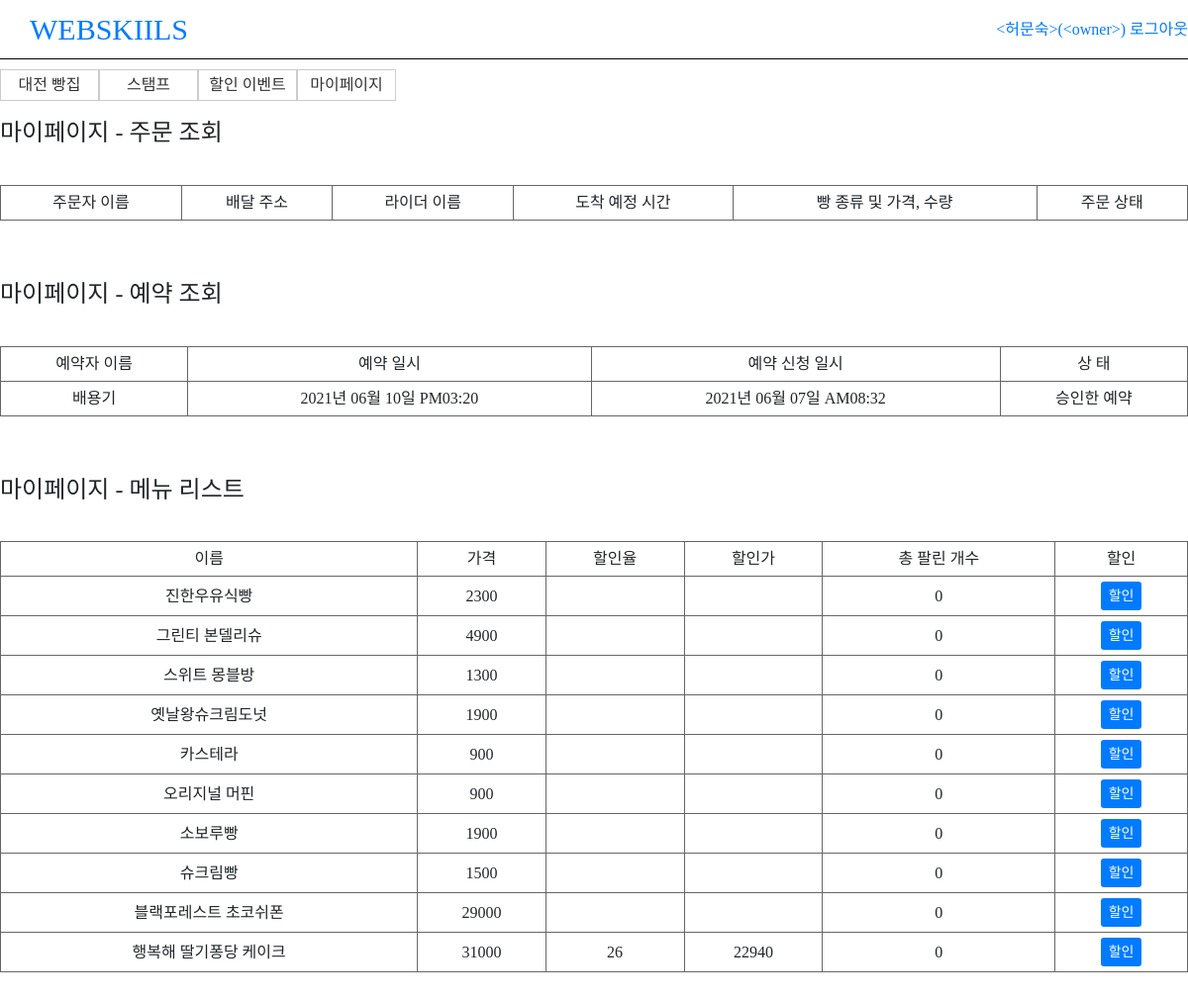
The app's page /my (signed in) with its own data.
### tables this page shows
CREATE TABLE `reservations` (
  `id` bigint(20) NOT NULL COMMENT '방문 예약',
  `store_id` bigint(20) NOT NULL COMMENT '예약한 빵집/stores table 외래키',
  `user_id` varchar(255) NOT NULL COMMENT '예약한 유저/users table 외래키',
  `request_at` datetime NOT NULL DEFAULT current_timestamp() COMMENT '방문 예약 신청 일시',
  `reservation_at` datetime NOT NULL COMMENT '방문 일시',
  `state` enum('order','accept','reject') NOT NULL DEFAULT 'order' COMMENT '상태 - order : 사용자가 예약 신청한 상태, accept : 사장님이 수락한 상태, reject : 사장님이 거절한 상태'
);

CREATE TABLE `users` (
  `id` varchar(20) NOT NULL COMMENT '사용자 아이디',
  `name` varchar(255) NOT NULL COMMENT '사용자 이름',
  `pw` varchar(255) NOT NULL COMMENT '사용자 비밀번호',
  `type` enum('normal','rider','owner') NOT NULL COMMENT '사용자 타입\r\n- normal : 사용자,\r\nrider : 라이더\r\nowner : 사장님',
  `location_id` bigint(20) NOT NULL COMMENT '유저 위치/locations table 외래키\r\n- 사용자 : 배달주소, 라이더 : 현재 위치, 사장님 : 빵집 주소',
  `transportation` enum('bike','motorcycle') DEFAULT NULL COMMENT '라이더 교통수단 - bike : 자전거, motorcycle : 오토바이'
);

CREATE TABLE `breads` (
  `id` bigint(20) NOT NULL COMMENT '빵',
  `store_id` bigint(20) NOT NULL COMMENT '등록한 빵집/stores table 외래키',
  `name` varchar(255) NOT NULL COMMENT '빵 이름',
  `price` int(11) NOT NULL COMMENT '빵 가격',
  `sale` int(11) NOT NULL COMMENT '할인율(단위 : %)',
  `image` varchar(255) NOT NULL COMMENT '빵 사진 경로'
);

### index.php (called while the page is built)
<?php include("include/lib.php");?>
<?php include("include/header.php"); ?>
<?php include("page/{$page_mode}.php"); ?>
<?php include("include/footer.php"); ?>

### page/my.php (the view, shortened to what this page needs)
<div id="cont">
<?php if($stype == "owner"){  ?>
	<div class="wrap">
		<div class="title_area">
			<h4>마이페이지 - 주문 조회</h4>
		</div>
		<table>
			<thead>
				<tr>
					<td>주문자 이름</td>
					<td>배달 주소</td>
					<td>라이더 이름</td>
					<td>도착 예정 시간</td>
					<td>빵 종류 및 가격, 수량</td>
					<td>주문 상태</td>
				</tr>
			</thead>
			<?php
				$stores = get_fe("stores","user_id",$sid);
			?>
		</table>
		<div class="title_area mat60">
			<h4>마이페이지 - 예약 조회</h4>
		</div>
		<table>
			<thead>
				<tr>
					<td>예약자 이름</td>
					<td>예약 일시</td>
					<td>예약 신청 일시</td>
					<td>상 태</td>
				</tr>
			</thead>
			<tbody>
		<?php
			$re = sql("select * from reservations where store_id = '{$stores['id']}'");
			while($da = fe($re)){
		?>
				<tr>
					<td>
						<?php
							$order = get_fe("users","id",$da['user_id']);
						?>
					</td>
					<td><?php echoo(get_date($da['reservation_at'])); ?></td>
					<td><?php echoo(get_date($da['request_at'])); ?></td>
					<td>
						<?php
							if($da['state'] == "accept"){echo "승인한 예약";}
						?>
					</td>
				</tr>
		<?php } ?>
			</tbody>
		</table>
		<div class="title_area mat60">
			<h4>마이페이지 - 메뉴 리스트</h4>
		</div>
		<table>
			<thead>
				<tr>
					<td>이름</td>
					<td>가격</td>
					<td>할인율</td>
					<td>할인가</td>
					<td>총 팔린 개수</td>
					<td>할인</td>
				</tr>
			</thead>
			<tbody>
				<?php
					$re = sql("select * from breads where store_id = '{$stores['id']}'");
					while($da=fe($re)){
				?>
				<tr>
					<td><?php echo $da['name'];?></td>
					<td><?php echo $da['price'];?></td>
					<td><?php if($da['sale'] > 0){ echo $da['sale']; }?></td>
					<td><?php if($da['sale'] > 0){ echo floor( $da['price'] * ((100-$da['sale'])/100) ); } ?></td>
					<td>
						<?php
							$b_total = 0;
							echo $b_total;
						?>
					</td>
					<td><button class="btn-sm btn-primary" onclick="sale('<?php echo $da['id'];?>')">할인</button></td>
				</tr>
				<?php } ?>
			</tbody>
		</table>
	</div>
<?php }  ?>
</div>

### include/lib.php (shortened to what this page needs)
<?php
function sql($sql) {
	return mysqli_query($GLOBALS['db'], $sql);
}
function fe($sql) {
	return mysqli_fetch_array($sql);
}
function echoo($str){
	$txt = addslashes($str);
	echo $txt;
}
function get_fe($table,$tar,$val){
	$res = sql("select * from {$table} where {$tar} = '{$val}' order by id desc");
	return fe($res);
}
$sid = isset($_SESSION['id']) ? $_SESSION['id'] : "";
$stype = isset($_SESSION['type']) ? $_SESSION['type'] : "";
?>

### css/common.css (style rules this page uses)
* { margin: 0; padding: 0; border: none; box-sizing: border-box; border-collapse: collapse; font-family: 'Malgun Gothic' }
table { width:100%; }
.wrap { width:1200px; margin: 0 auto; }
td,th { border:solid 1px #666; padding: 5px; text-align: center; }
.title_area { display: flex; justify-content: space-between; margin-bottom: 30px; }
.mat60 { margin-top: 60px; }
body { margin-bottom: 50px; }

### records on screen
reservations: user.name "배용기 2021년 06월 10일 PM03:20 2021년 06월 07일 AM08:32", state "승인한 예약"
breads: name "진한우유식빵", price "2300", b_total "0"
breads: name "그린티 본델리슈", price "4900", b_total "0"
breads: name "스위트 몽블방", price "1300", b_total "0"
breads: name "옛날왕슈크림도넛", price "1900", b_total "0"
breads: name "카스테라", price "900", b_total "0"
breads: name "오리지널 머핀", price "900", b_total "0"
breads: name "소보루빵", price "1900", b_total "0"
breads: name "슈크림빵", price "1500", b_total "0"
breads: name "블랙포레스트 초코쉬폰", price "29000", b_total "0"
breads: name "행복해 딸기퐁당 케이크", price "31000", sale "26", floor( $da['price'] * ((100-$da['sale'])/100) ) "22940", b_total "0"

### other values on screen
$sname "허문숙"
$stype "owner"
